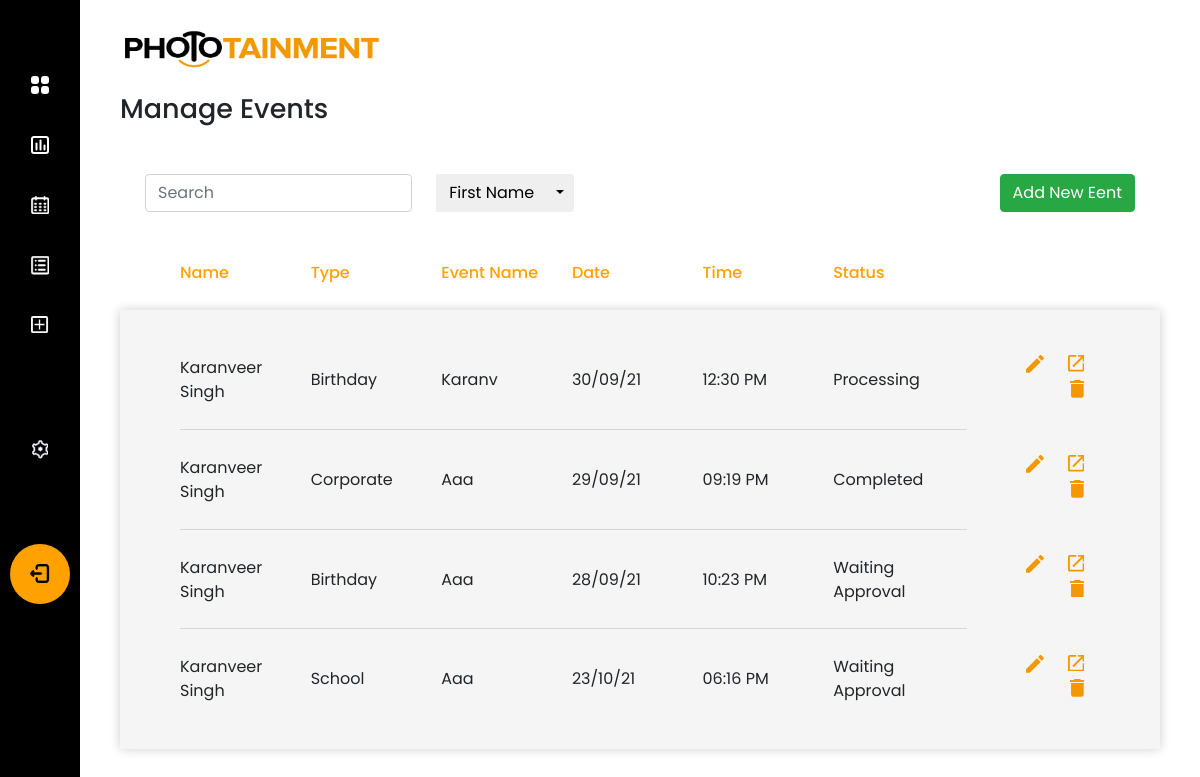
Before: /phototainment/search (signed in) with the older database file.
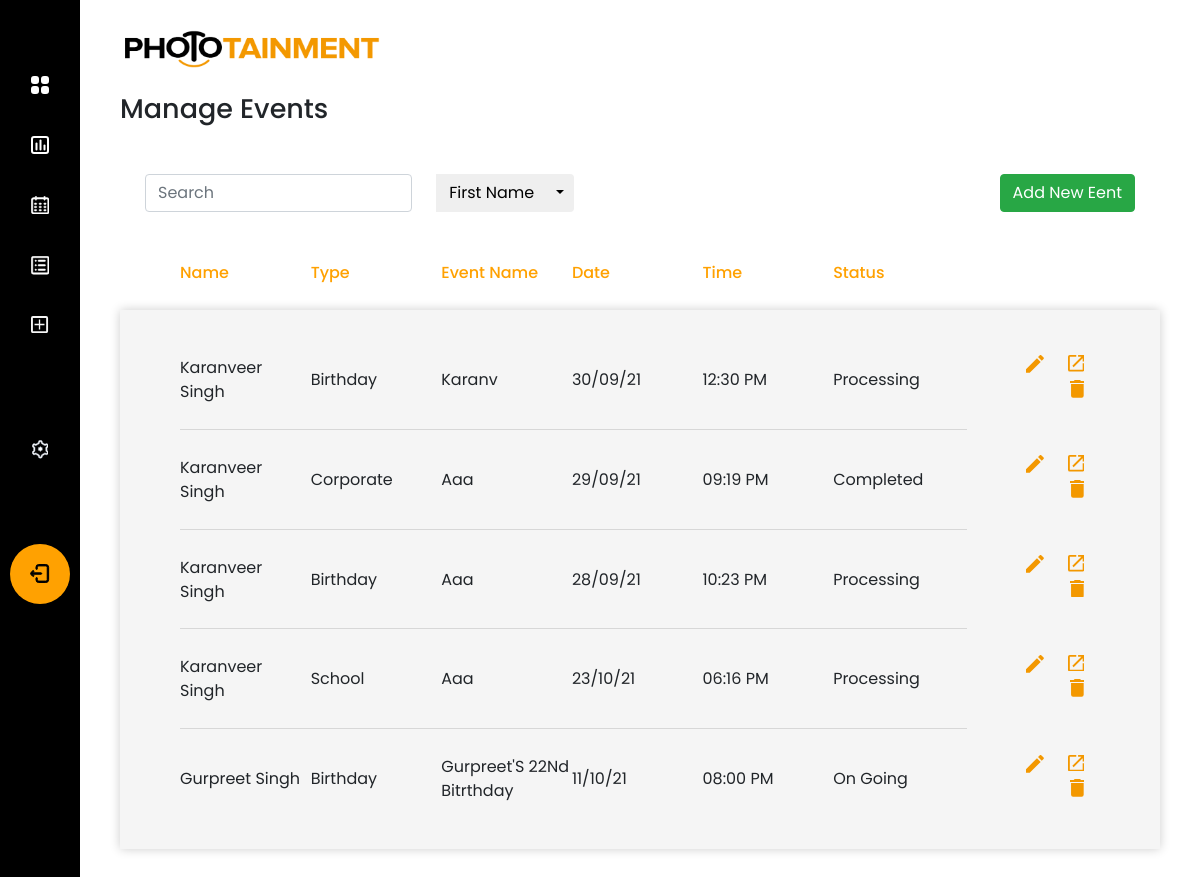
After: the same page with the newer database file.
### app/models.py (models this page shows)
class Event(db.Model):
    __tablename__ = "event_booking"
    booking_id = db.Column(db.Integer, primary_key=True)
    event_name = db.Column(db.String(50), nullable=True)
    lead_date = db.Column(db.DateTime, nullable=False)
    event_date = db.Column(db.DateTime, nullable=False)
    duration = db.Column(db.Time, nullable=False)
    start_time = db.Column(db.Time, nullable=False)
    additional_information = db.Column(db.String(200), nullable=True)
    contacts = relationship("BookingContacts", back_populates="booking")
    comment = relationship("Comment", back_populates="booking")
    venue_id = db.Column(db.Integer, db.ForeignKey("event_venue.venue_id"), nullable=True)
    venue = relationship("EventVenue", back_populates="booking")
    user_id = db.Column(db.Integer, db.ForeignKey("user.id"), nullable=False)
    user = relationship("User", back_populates="events")
    type_id = db.Column(db.Integer, db.ForeignKey("event_type.type_id"), nullable=False)
    type = relationship("EventType", back_populates="events")
    status_id = db.Column(db.Integer, db.ForeignKey("event_status.status_id"), nullable=False)
    status = relationship("EventStatus", back_populates="events")
    client_id = db.Column(db.Integer, db.ForeignKey("client.client_id"), nullable=False)
    client = relationship("Client", back_populates="events")

class Client(db.Model):
    __tablename__ = "client"
    client_id = db.Column(db.Integer, primary_key=True)
    client_first_name = db.Column(db.String(50), nullable=False)
    client_last_name = db.Column(db.String(50), nullable=False)
    client_email = db.Column(db.String(50), nullable=False)
    company_name = db.Column(db.String(50), nullable=False)
    primary_contact = db.Column(db.String(10), nullable=False)
    events = relationship("Event", back_populates="client")

class EventType(db.Model):
    __tablename__ = "event_type"
    type_id = db.Column(db.Integer, primary_key=True)
    event_type = db.Column(db.String(50), unique=True, nullable=False)
    events = relationship("Event", back_populates="type")

class EventStatus(db.Model):
    __tablename__ = "event_status"
    status_id = db.Column(db.Integer, primary_key=True)
    status = db.Column(db.String(50), unique=True, nullable=False)
    events = relationship("Event", back_populates="status")

### app/phototainment/views.py (the view, shortened to what this page needs)
@custom_bp.route('/search', methods=["GET", "POST"])
@login_required
@employee
def search_event():
    form = SearchForm()
    search_for = form.search.data
    get_event = request.args.get('filtered_events')
    print(get_event)
    events = db.session.query(Event, Client.client_first_name, Client.client_last_name, Client.client_email,
                              Client.primary_contact, ).select_from(Event, Client).join(Client)
    if form.search.data != "":
        if events:
            if form.sort_register_date.data:
                events = events.order_by("register_date")
            elif form.sort_start_date.data:
                events = events.order_by("event_date")
    return render_template('search-event.html', form=form, filtered_events=events)

### app/forms.py
class SearchForm(FlaskForm):
    search = StringField("Search*", render_kw={"placeholder": "Search"})
    search_fname = SubmitField("First Name")
    search_lname = SubmitField("Last Name")
    search_email = SubmitField("Email Address")
    search_contact = SubmitField("Contact Number")
    search_evname = SubmitField("Event Name")
    search_evtype = SubmitField("Event Type")
    search_staff = SubmitField("Staff Name")
    sort_start_date = SubmitField("Start Date")
    sort_register_date = SubmitField("Register Date")
    sort_end_date = SubmitField("End Date")

### app/models.py (called while the page is built)
@login_manager.user_loader
def load_user(user_id):
    return User.query.get(int(user_id))

### app/privilege.py (called while the page is built)
def employee(f):
    @wraps(f)
    def decorator_function(*args, **kwargs):
        if current_user.role_id == 2 or current_user.role_id == 1:
            return f(*args, **kwargs)
        else:
            return abort(403)
    return decorator_function

### app/phototainment/templates/search-event.html (shortened to what this page needs)
{% extends 'base.html' %}
{% block page_head %}Manage Events{% endblock %}
{% block navbar %}{% include 'sidebar.html' %}{% endblock %}
{% block content %}
<div class="row m-0 pb-4">
    <div class="text-center search-outer">
        <div class="form-group required">
            <form action="" method="POST" role="search" class="search-form">
                {{ form.search(class="form-control search-field",id="search",type="text") }}
                <div class="btn-group ml-4">
                    {{ form.search_fname(class="btn search-btn") }}
                    <button type="button" class="btn dropdown-toggle search-dropdown-toggle dropdown-toggle-split"
                            data-toggle="dropdown" aria-haspopup="true" aria-expanded="false">
                    </button>
                </div>
            </form>
            <a href="{{ url_for('phototainment.add_event') }}" class="add-btn btn btn-success ml-4">Add New Eent</a>
        </div>
    </div>
</div>
{% include 'events-table.html' %}
{% endblock %}

### app/phototainment/templates/events-table.html (shortened to what this page needs)
<div class="row m-0">
        <ul class="table-main">
            <li class="table-head">
                <ul class="table-row">
                    <li class="table-item">Name</li>
                    <li class="table-item">Type</li>
                    <li class="table-item">Event Name</li>
                    <li class="table-item">Date</li>
                    <li class="table-item">Time</li>
                    <li class="table-item">Status</li>
                    <li></li>
                </ul>
            </li>
            <li class="table-body">
                {% for event in filtered_events %}
                <ul class="table-row">
                    <li class="table-item">{{event.client_first_name.title()}} {{event.client_last_name.title()}}</li>
                    <li class="table-item">{{event[0].type.event_type.title()}}</li>
                    <li class="table-item">{{event[0].event_name.title()}}</li>
                    <li class="table-item">{{event[0].event_date.strftime("%d/%m/%y")|safe}}</li>
                    <li class="table-item">{{event[0].event_date.strftime("%I:%M %p")|safe}}</li>
                    <li class="table-item">{{event[0].status.status.title()}}</li>
                    <li class="table-item manage-table-data">
                        <a class="btn btn-dark edit-btn"
                           href="{{ url_for('phototainment.edit_event', booking_id=event[0].booking_id) }}">
                        </a>
                        <a class="open-btn" target="_blank" href="{{url_for('phototainment.view_booking', booking_id = event[0].booking_id)}}">
                        </a>
                        {% if current_user.role.role_id == 1 %}
                        <button class="btn btn-primary delete-btn"
                                onclick="deleteEvent('{{ url_for('phototainment.delete_event', booking_id=event.booking_id) }}')">
                        </button>
                        {% endif %}
                    </li>
                </ul>
                {% endfor %}
            </li>
        </ul>
    </div>

Changed rows visible on the page:
changed Event "10:23 PM": status "Waiting Approval" → "Processing"
changed Event "06:16 PM": status "Waiting Approval" → "Processing"
added Event: client_first_name "Gurpreet", client_last_name "Singh", event_type "Birthday", event_name "Gurpreet'S 22Nd Bitrthday", event_date "11/10/21", event_date "08:00 PM", status "On Going"
